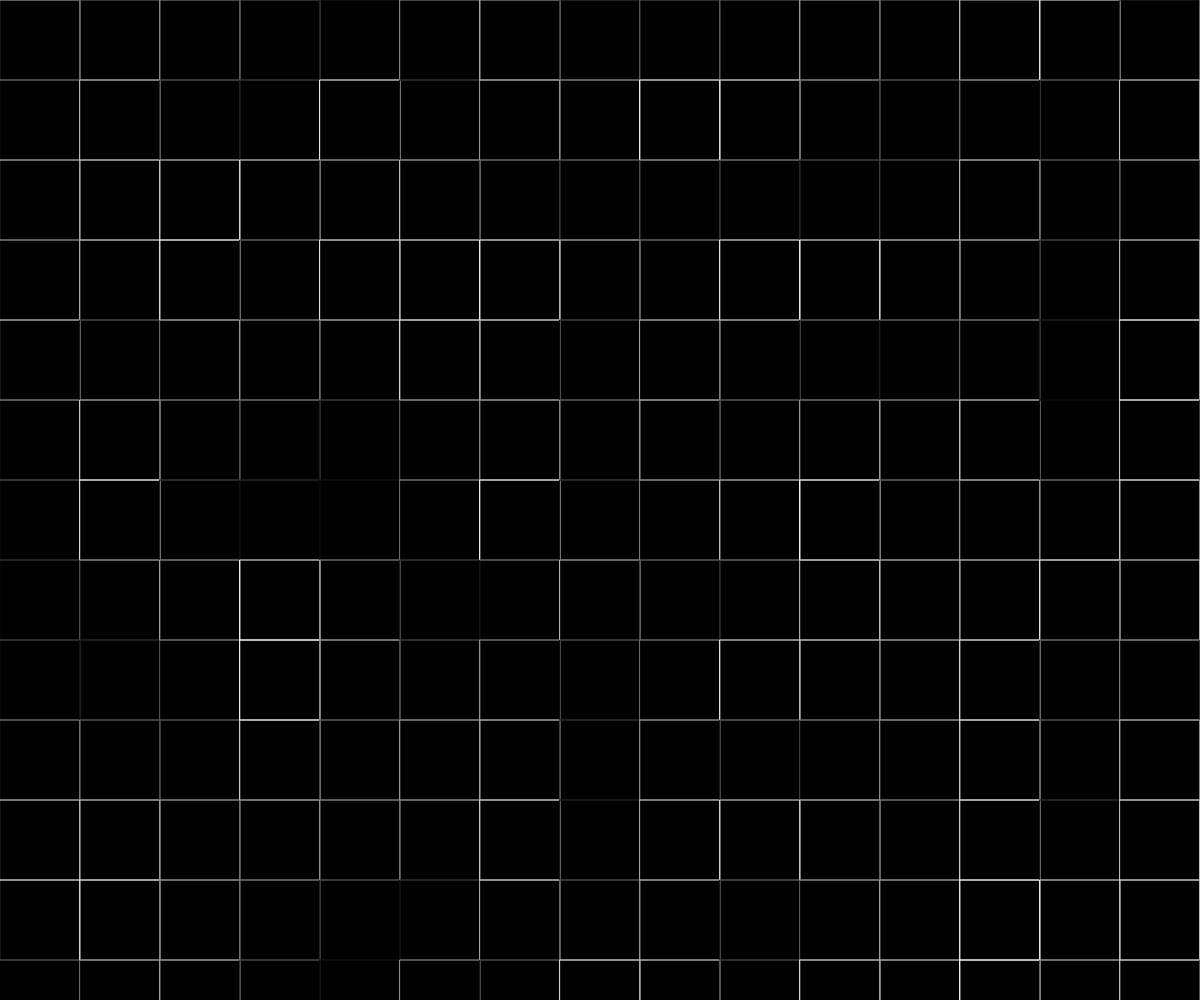
Frame 1 (no input)
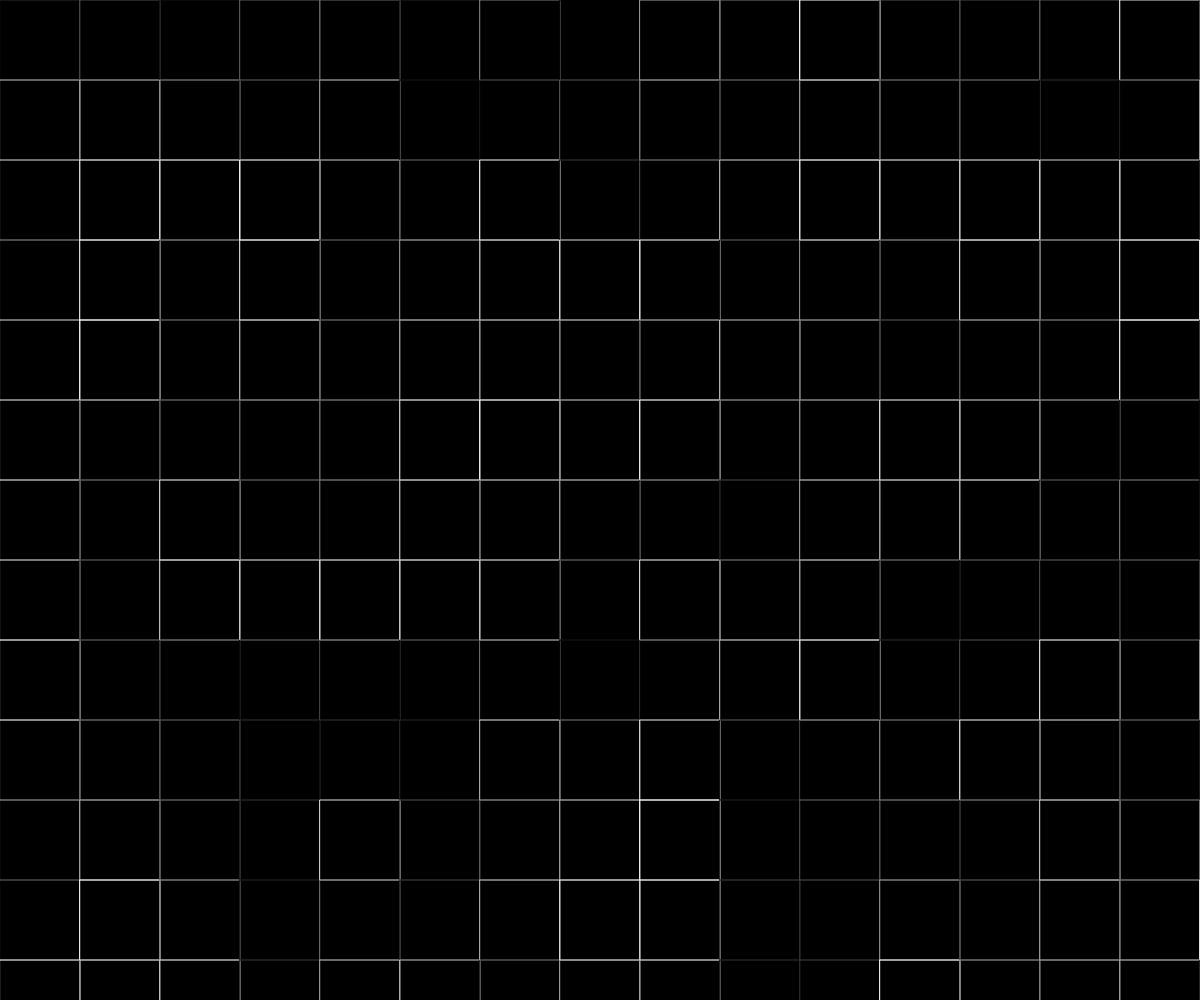
Frame 60 (no input)
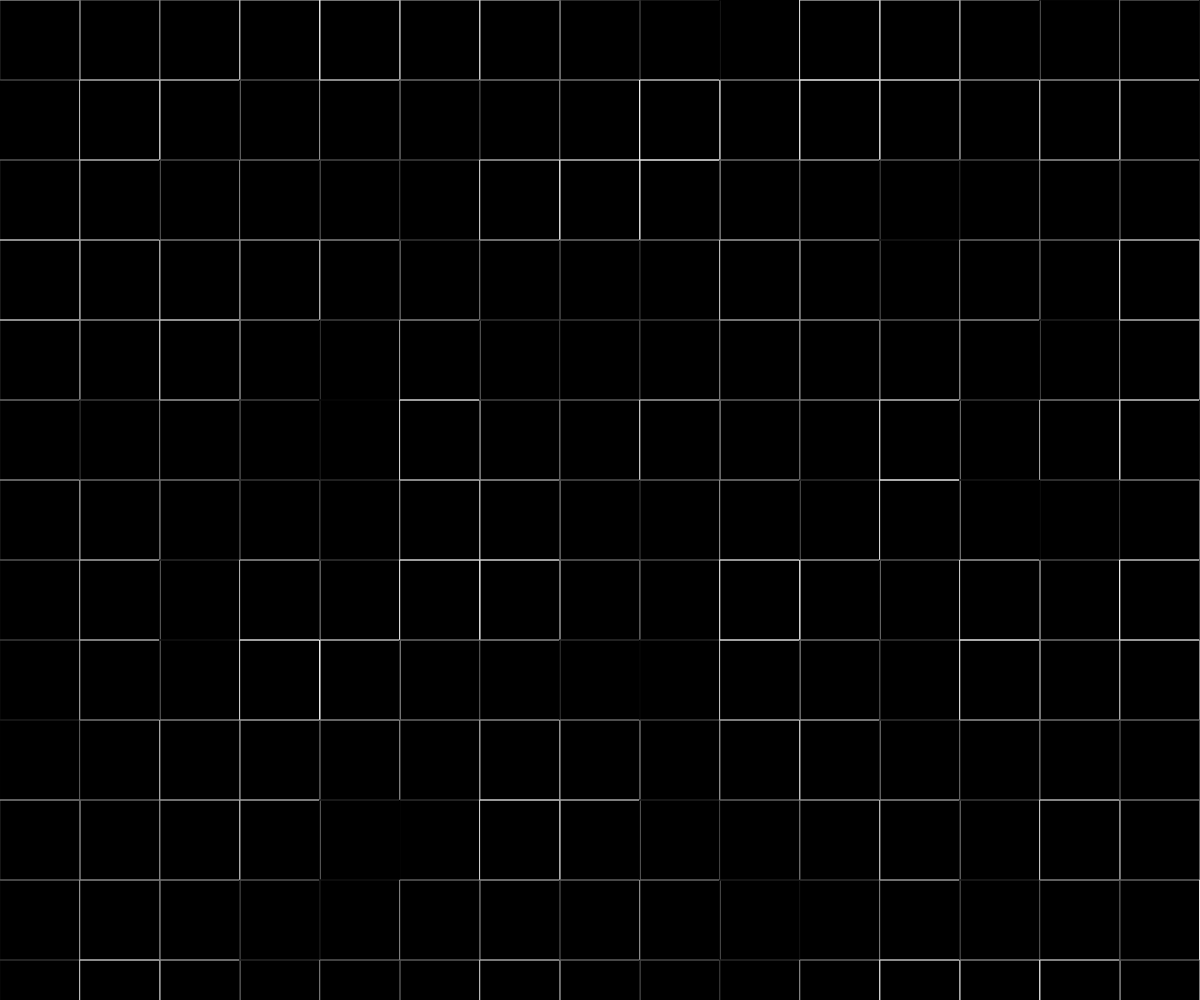
Frame 120 (the mouse pressed at the canvas centre since frame 60)

The p5.js sketch that drew these frames (run headless with seeded random() and noise() and a simulated clock; from frame 60 on, the mouse is pressed at the canvas centre):

// p5.js sketch
// ── sketch.js
var rectNum = 15;

function setup() {
  createCanvas(windowWidth, windowHeight);
}

function draw() {
  background(0);
  strokeWeight(1);
  noFill();
  var rectSize = width / rectNum;

  for (var i = 0; i <= width; i += rectSize) {
    for (var j = 0; j <= height; j += rectSize) {
      
      stroke(random(255));
      rect(i, j, rectSize, rectSize);
    }
  }
}
